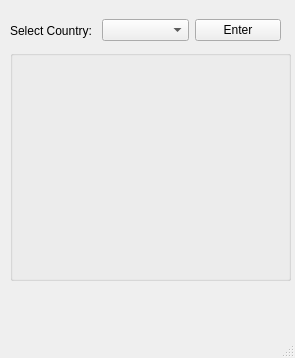
<?xml version="1.0" encoding="UTF-8"?>
<ui version="4.0">
 <class>MainWindow</class>
 <widget class="QMainWindow" name="MainWindow">
  <property name="geometry">
   <rect>
    <x>0</x>
    <y>0</y>
    <width>295</width>
    <height>358</height>
   </rect>
  </property>
  <property name="windowTitle">
   <string>MainWindow</string>
  </property>
  <widget class="QWidget" name="centralwidget">
   <widget class="QWidget" name="horizontalLayoutWidget">
    <property name="geometry">
     <rect>
      <x>10</x>
      <y>10</y>
      <width>271</width>
      <height>41</height>
     </rect>
    </property>
    <layout class="QHBoxLayout" name="horizontalLayout">
     <item>
      <widget class="QLabel" name="label">
       <property name="text">
        <string>Select Country:</string>
       </property>
      </widget>
     </item>
     <item>
      <widget class="QComboBox" name="comboBox"/>
     </item>
     <item>
      <widget class="QPushButton" name="Button">
       <property name="enabled">
        <bool>true</bool>
       </property>
       <property name="text">
        <string>Enter</string>
       </property>
      </widget>
     </item>
    </layout>
   </widget>
   <widget class="QGroupBox" name="groupBox">
    <property name="geometry">
     <rect>
      <x>10</x>
      <y>50</y>
      <width>281</width>
      <height>231</height>
     </rect>
    </property>
    <property name="title">
     <string/>
    </property>
   </widget>
   <widget class="QWidget" name="">
    <property name="geometry">
     <rect>
      <x>10</x>
      <y>60</y>
      <width>271</width>
      <height>213</height>
     </rect>
    </property>
    <layout class="QVBoxLayout" name="verticalLayout_3">
     <item>
      <widget class="QLabel" name="lblinfo">
       <property name="text">
        <string/>
       </property>
       <property name="textFormat">
        <enum>Qt::AutoText</enum>
       </property>
       <property name="alignment">
        <set>Qt::AlignCenter</set>
       </property>
       <property name="margin">
        <number>10</number>
       </property>
      </widget>
     </item>
     <item>
      <layout class="QHBoxLayout" name="horizontalLayout_2">
       <item>
        <layout class="QVBoxLayout" name="verticalLayout">
         <item>
          <widget class="QLabel" name="lblcase">
           <property name="text">
            <string/>
           </property>
           <property name="margin">
            <number>5</number>
           </property>
           <property name="indent">
            <number>-1</number>
           </property>
          </widget>
         </item>
         <item>
          <widget class="QLabel" name="lbltocase">
           <property name="text">
            <string/>
           </property>
           <property name="margin">
            <number>5</number>
           </property>
          </widget>
         </item>
         <item>
          <widget class="QLabel" name="lbldeath">
           <property name="text">
            <string/>
           </property>
           <property name="margin">
            <number>5</number>
           </property>
          </widget>
         </item>
         <item>
          <widget class="QLabel" name="lbltodeath">
           <property name="text">
            <string/>
           </property>
           <property name="margin">
            <number>5</number>
           </property>
          </widget>
         </item>
         <item>
          <widget class="QLabel" name="lblrecover">
           <property name="text">
            <string/>
           </property>
           <property name="margin">
            <number>5</number>
           </property>
          </widget>
         </item>
         <item>
          <widget class="QLabel" name="lbltest">
           <property name="text">
            <string/>
           </property>
           <property name="margin">
            <number>5</number>
           </property>
          </widget>
         </item>
        </layout>
       </item>
       <item>
        <layout class="QVBoxLayout" name="verticalLayout_2">
         <item>
          <widget class="QLabel" name="lblcase1">
           <property name="text">
            <string/>
           </property>
           <property name="margin">
            <number>5</number>
           </property>
          </widget>
         </item>
         <item>
          <widget class="QLabel" name="lbltocase1">
           <property name="text">
            <string/>
           </property>
           <property name="margin">
            <number>5</number>
           </property>
          </widget>
         </item>
         <item>
          <widget class="QLabel" name="lbldeath1">
           <property name="text">
            <string/>
           </property>
           <property name="margin">
            <number>5</number>
           </property>
          </widget>
         </item>
         <item>
          <widget class="QLabel" name="lbltodeath1">
           <property name="text">
            <string/>
           </property>
           <property name="margin">
            <number>5</number>
           </property>
          </widget>
         </item>
         <item>
          <widget class="QLabel" name="lblrecover1">
           <property name="text">
            <string/>
           </property>
           <property name="margin">
            <number>5</number>
           </property>
          </widget>
         </item>
         <item>
          <widget class="QLabel" name="lbltest1">
           <property name="text">
            <string/>
           </property>
           <property name="margin">
            <number>5</number>
           </property>
          </widget>
         </item>
        </layout>
       </item>
      </layout>
     </item>
    </layout>
   </widget>
  </widget>
  <widget class="QMenuBar" name="menubar">
   <property name="geometry">
    <rect>
     <x>0</x>
     <y>0</y>
     <width>295</width>
     <height>21</height>
    </rect>
   </property>
  </widget>
  <widget class="QStatusBar" name="statusbar"/>
 </widget>
 <resources/>
 <connections/>
</ui>
